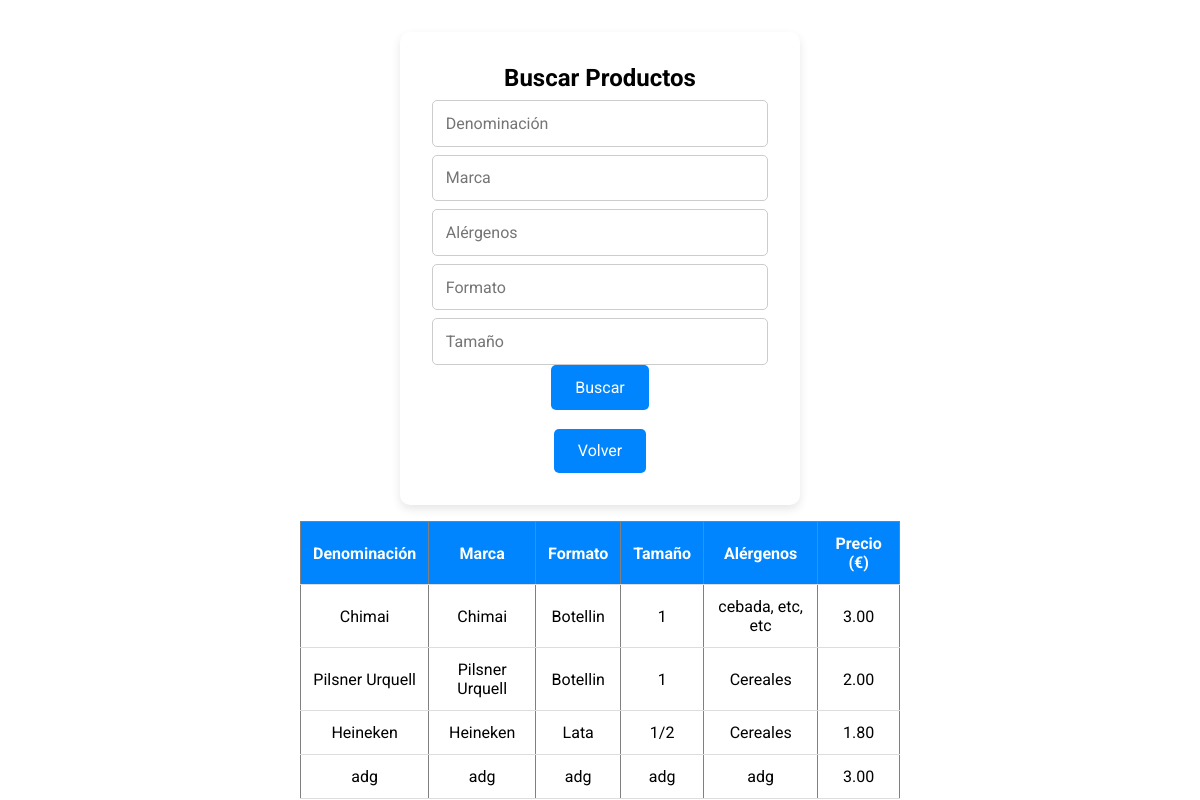
The page /cervezas2/pages/buscar.php on the database as committed earlier.
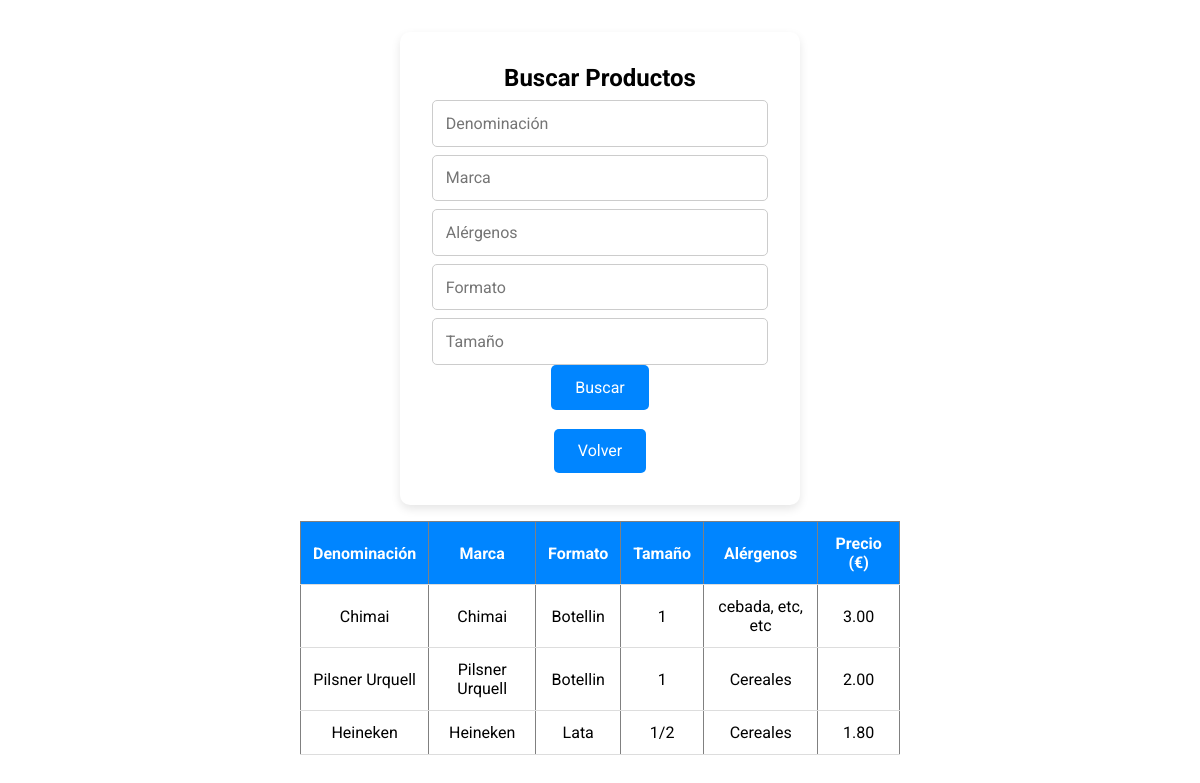
The same page on the database as committed later.
### tables this page shows
CREATE TABLE `productos` (
  `id` int(11) NOT NULL,
  `denominacion` varchar(255) NOT NULL,
  `marca` varchar(100) NOT NULL,
  `tipo` varchar(100) DEFAULT NULL,
  `formato` varchar(100) DEFAULT NULL,
  `tamaño` varchar(50) DEFAULT NULL,
  `alergenos` text DEFAULT NULL,
  `fecha_consumo` date DEFAULT NULL,
  `precio` decimal(10,2) DEFAULT NULL CHECK (`precio` >= 0),
  `imagen` varchar(255) DEFAULT NULL,
  `observaciones` text DEFAULT NULL,
  `created_at` timestamp NOT NULL DEFAULT current_timestamp(),
  `updated_at` timestamp NOT NULL DEFAULT current_timestamp() ON UPDATE current_timestamp()
);

### cervezas2/pages/buscar.php (the view, shortened to what this page needs)
<?php
require_once '../includes/config.php';
?>
<!DOCTYPE html>
<html lang="es">
<head>
    <link rel="stylesheet" href="../styles/index.css">
</head>
<body>
<div class="login-form">
  <h2>Buscar Productos</h2>
  <form method="GET" action="buscar.php">
      <input type="text" name="denominacion" placeholder="Denominación" value="<?php echo isset($_GET['denominacion']) ? htmlspecialchars($_GET['denominacion']) : ''; ?>">
      <input type="text" name="marca" placeholder="Marca" value="<?php echo isset($_GET['marca']) ? htmlspecialchars($_GET['marca']) : ''; ?>">
      <input type="text" name="alergenos" placeholder="Alérgenos" value="<?php echo isset($_GET['alergenos']) ? htmlspecialchars($_GET['alergenos']) : ''; ?>">
      <input type="text" name="formato" placeholder="Formato" value="<?php echo isset($_GET['formato']) ? htmlspecialchars($_GET['formato']) : ''; ?>">
      <input type="text" name="tamano" placeholder="Tamaño" value="<?php echo isset($_GET['tamano']) ? htmlspecialchars($_GET['tamano']) : ''; ?>">
      <button type="submit">Buscar</button>
  </form>
  <br>
  <a href="../pages/home.php"><button>Volver</button></a>
</div>
<?php
if ($_SERVER["REQUEST_METHOD"] == "GET") {
    $sql = "SELECT * FROM productos WHERE 1=1";
    $stmt = $conn->prepare($sql);
    $stmt->execute();
    $result = $stmt->get_result();
    ?>
    <?php if ($result->num_rows > 0): ?>
        <table border="1">
            <thead>
                <tr>
                    <th>Denominación</th>
                    <th>Marca</th>
                    <th>Formato</th>
                    <th>Tamaño</th>
                    <th>Alérgenos</th>
                    <th>Precio (€)</th>
                </tr>
            </thead>
            <tbody>
                <?php while ($row = $result->fetch_assoc()): ?>
                    <tr>
                        <td><?php echo htmlspecialchars($row['denominacion']); ?></td>
                        <td><?php echo htmlspecialchars($row['marca']); ?></td>
                        <td><?php echo htmlspecialchars($row['formato']); ?></td>
                        <td><?php echo htmlspecialchars($row['tamaño']); ?></td>
                        <td><?php echo htmlspecialchars($row['alergenos']); ?></td>
                        <td><?php echo number_format($row['precio'], 2); ?></td>
                    </tr>
                <?php endwhile; ?>
            </tbody>
        </table>
    <?php else: ?>
        <p>No se encontraron productos con esos criterios.</p>
    <?php endif; ?>
    <?php
}
?>
</body>
</html>

Rows that differ between the two databases and show on the page:
removed productos: denominacion "adg", marca "adg", formato "adg", tamaño "adg", alergenos "adg", precio "3.00"
